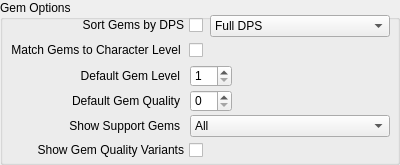
               <widget class="QGroupBox" name="group_SkillTabLeft">
                <property name="geometry">
                 <rect>
                  <x>0</x>
                  <y>480</y>
                  <width>400</width>
                  <height>165</height>
                 </rect>
                </property>
                <property name="minimumSize">
                 <size>
                  <width>375</width>
                  <height>165</height>
                 </size>
                </property>
                <property name="title">
                 <string>Gem Options</string>
                </property>
                <widget class="QLabel" name="label_DefaultGemLevel">
                 <property name="geometry">
                  <rect>
                   <x>10</x>
                   <y>65</y>
                   <width>170</width>
                   <height>22</height>
                  </rect>
                 </property>
                 <property name="text">
                  <string>Default Gem Level</string>
                 </property>
                 <property name="alignment">
                  <set>Qt::AlignRight|Qt::AlignTrailing|Qt::AlignVCenter</set>
                 </property>
                </widget>
                <widget class="QLabel" name="label_DefaultGemQuality">
                 <property name="geometry">
                  <rect>
                   <x>10</x>
                   <y>90</y>
                   <width>170</width>
                   <height>22</height>
                  </rect>
                 </property>
                 <property name="text">
                  <string>Default Gem Quality</string>
                 </property>
                 <property name="alignment">
                  <set>Qt::AlignRight|Qt::AlignTrailing|Qt::AlignVCenter</set>
                 </property>
                </widget>
                <widget class="QLabel" name="label_ShowSupportGems">
                 <property name="geometry">
                  <rect>
                   <x>10</x>
                   <y>115</y>
                   <width>170</width>
                   <height>22</height>
                  </rect>
                 </property>
                 <property name="text">
                  <string>Show Support Gems</string>
                 </property>
                 <property name="alignment">
                  <set>Qt::AlignRight|Qt::AlignTrailing|Qt::AlignVCenter</set>
                 </property>
                </widget>
                <widget class="QComboBox" name="combo_SortByDPS">
                 <property name="geometry">
                  <rect>
                   <x>210</x>
                   <y>15</y>
                   <width>180</width>
                   <height>22</height>
                  </rect>
                 </property>
                 <item>
                  <property name="text">
                   <string extracomment="FullDPS">Full DPS</string>
                  </property>
                 </item>
                 <item>
                  <property name="text">
                   <string extracomment="CombinedDPS">Combined DPS</string>
                  </property>
                 </item>
                 <item>
                  <property name="text">
                   <string extracomment="TotalDPS">Total DPS</string>
                  </property>
                 </item>
                 <item>
                  <property name="text">
                   <string extracomment="AverageDamage">Average Hit</string>
                  </property>
                 </item>
                 <item>
                  <property name="text">
                   <string extracomment="TotalDot">DoT DPS</string>
                  </property>
                 </item>
                 <item>
                  <property name="text">
                   <string extracomment="BleedDPS">Bleed DPS</string>
                  </property>
                 </item>
                 <item>
                  <property name="text">
                   <string extracomment="IgniteDPS">Ignite DPS</string>
                  </property>
                 </item>
                 <item>
                  <property name="text">
                   <string extracomment="TotalPoisonDPS">Poison DPS</string>
                  </property>
                 </item>
                </widget>
                <widget class="QSpinBox" name="spin_DefaultGemLevel">
                 <property name="geometry">
                  <rect>
                   <x>190</x>
                   <y>65</y>
                   <width>42</width>
                   <height>22</height>
                  </rect>
                 </property>
                 <property name="minimum">
                  <number>1</number>
                 </property>
                 <property name="maximum">
                  <number>25</number>
                 </property>
                </widget>
                <widget class="QSpinBox" name="spin_DefaultGemQuality">
                 <property name="geometry">
                  <rect>
                   <x>190</x>
                   <y>90</y>
                   <width>42</width>
                   <height>22</height>
                  </rect>
                 </property>
                 <property name="maximum">
                  <number>40</number>
                 </property>
                </widget>
                <widget class="QComboBox" name="combo_ShowSupportGems">
                 <property name="geometry">
                  <rect>
                   <x>190</x>
                   <y>115</y>
                   <width>200</width>
                   <height>22</height>
                  </rect>
                 </property>
                 <item>
                  <property name="text">
                   <string extracomment="ALL">All</string>
                  </property>
                 </item>
                 <item>
                  <property name="text">
                   <string extracomment="NORMAL">Non-Awakened</string>
                  </property>
                 </item>
                 <item>
                  <property name="text">
                   <string extracomment="AWAKENED">Awakened</string>
                  </property>
                 </item>
                </widget>
                <widget class="QCheckBox" name="check_SortByDPS">
                 <property name="geometry">
                  <rect>
                   <x>10</x>
                   <y>15</y>
                   <width>193</width>
                   <height>20</height>
                  </rect>
                 </property>
                 <property name="layoutDirection">
                  <enum>Qt::RightToLeft</enum>
                 </property>
                 <property name="text">
                  <string>Sort Gems by DPS</string>
                 </property>
                </widget>
                <widget class="QCheckBox" name="check_ShowGemQualityVariants">
                 <property name="geometry">
                  <rect>
                   <x>10</x>
                   <y>140</y>
                   <width>193</width>
                   <height>20</height>
                  </rect>
                 </property>
                 <property name="layoutDirection">
                  <enum>Qt::RightToLeft</enum>
                 </property>
                 <property name="text">
                  <string>Show Gem Quality Variants</string>
                 </property>
                </widget>
                <widget class="QCheckBox" name="check_MatchToLevel">
                 <property name="geometry">
                  <rect>
                   <x>10</x>
                   <y>40</y>
                   <width>193</width>
                   <height>20</height>
                  </rect>
                 </property>
                 <property name="layoutDirection">
                  <enum>Qt::RightToLeft</enum>
                 </property>
                 <property name="autoFillBackground">
                  <bool>false</bool>
                 </property>
                 <property name="text">
                  <string>Match Gems to Character Level </string>
                 </property>
                </widget>
               </widget>
